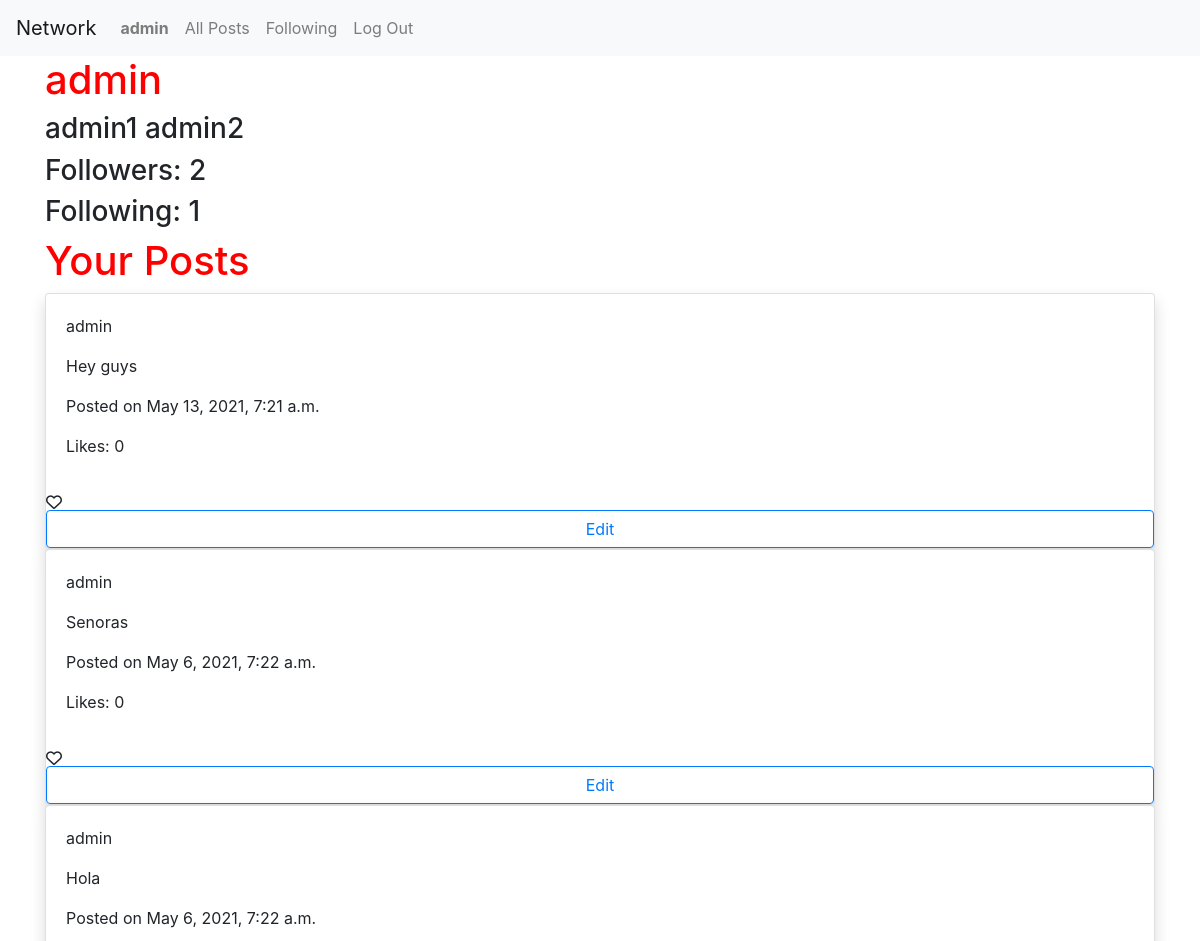
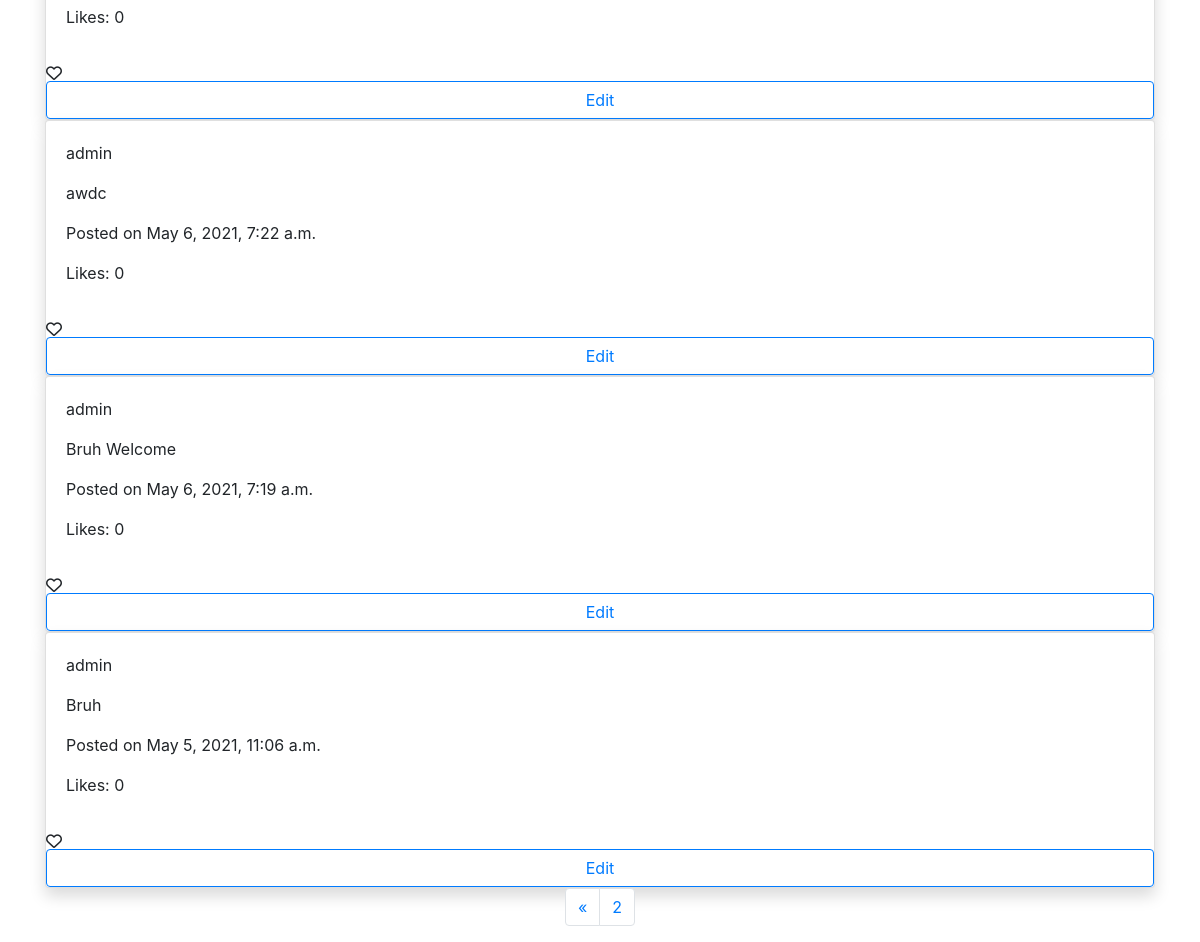
/profile/admin?page=2 (signed in), run on the app's committed database (2 pictures, top to bottom).
### network/models.py (models this page shows, shortened)
class User(AbstractUser):
    pass

class Profile(models.Model):
    user = models.ForeignKey(User, on_delete=models.CASCADE)
    follower = models.ManyToManyField(User, blank=True, related_name="follower_user")
    following = models.ManyToManyField(User, blank=True, related_name="following_user")
    def __str__(self):
        return self.user.username

class Post(models.Model):
    body = models.CharField(max_length=300, blank=True)
    user = models.ForeignKey(User, on_delete=models.CASCADE)
    timestamp = models.DateTimeField(auto_now_add=True)
    likes = models.ManyToManyField(User, blank=True, related_name="liked_user")

### network/views.py (the view)
# urls.py: path("profile/<str:user_id>", views.profile, name="profile"),
@login_required
def profile(request, user_id):
    key_user = User.objects.get(username=user_id)
    key = Profile.objects.get(user=key_user)
    print(key)
    page_posts = Paginator(Post.objects.filter(user=key_user), 10)
    page_number = request.GET.get("page")
    if page_number != None:
        try:
            required_page = page_posts.page(page_number)
        except:
            required_page = page_posts.page(1)
    else:
        required_page = page_posts.page(1)
    return render(request, "network/profile.html", {
        "posts": required_page,
        "profile": key
    })

### network/templates/network/profile.html (shortened to what this page needs)
{% extends "network/layout.html" %}
{% load static %}
{% block body %}
<div class="container">
    <h1>{{ profile.user.username }}</h1>
    <h3>{{ profile.user.get_full_name }}</h3>
    <h3>Followers: <span id="follow-count">{{ profile.follower.count }}</span></h3>
    <h3>Following: {{ profile.following.count }} </h3>
    {% if profile.user != request.user  %}
        {% if user not in profile.follower.all %}
            <button id="follow-btn" class="btn btn-primary" data-user="{{ profile.user.username }}">Follow</button>
        {% else %}
            <button id="follow-btn" class="btn btn-secondary" data-user="{{ profile.user.username }}">Unfollow</button>
        {% endif %}
        <h1>{{ profile.user.username }}'s Posts</h1>
    {%else %}
    <h1>Your Posts</h1>
    {% endif %}
    <div id="content">
        {% for post in posts reversed %}
        <div id="post-{{ post.id }}" class="card shadow">
            <div class="card-body">
                <p>{{post.user.username}}</p>
                <p>{{post.body}}</p>
                <p>Posted on {{ post.timestamp }}</p>
                <p>Likes: {{ post.likes.count }}</p>
            </div>
            <i class="far fa-heart"></i>
            {% if post.user.username == user.username %}
                <button class="btn btn-outline-primary btn-edit" data-id="{{ post.id }}" data-body="{{ post.body }}">Edit</button>
            {% endif %}
        </div>
        {% endfor %}
    </div>
</div>
<nav aria-label="Page navigation example">
    <ul class="pagination justify-content-center">
      {% if posts.has_previous %}
        <li class="page-item">
        <a class="page-link" href="?page={{ posts.previous_page_number }}" aria-label="Previous">
          <span aria-hidden="true">&laquo;</span>
        </a>
      </li>
      {% endif %}
      <li class="page-item"><a class="page-link" href="#">{{ posts.number }}</a></li>
    </ul>
</nav>
{% endblock %}

### network/templates/network/layout.html (shortened to what this page needs)
{% load static %}
<!DOCTYPE html>
<html lang="en">
    <head>
        <link rel="stylesheet" href="https://stackpath.bootstrapcdn.com/bootstrap/4.4.1/css/bootstrap.min.css">
        <link href="{% static 'network/index.css' %}" rel="stylesheet">
    </head>
    <body>
        <nav class="navbar navbar-expand-lg navbar-light bg-light">
            <a class="navbar-brand" href="#">Network</a>
            <div>
              <ul class="navbar-nav mr-auto">
                {% if user.is_authenticated %}
                    <li class="nav-item">
                        <a class="nav-link" href="{% url 'profile' user_id=user.username %}"><strong>{{ user.username }}</strong></a>
                    </li>
                {% endif %}
                <li class="nav-item">
                  <a class="nav-link" href="{% url 'index' %}">All Posts</a>
                </li>
                {% if user.is_authenticated %}
                    <li class="nav-item">
                        <a class="nav-link" href="{% url 'following_page' %}">Following</a>
                    </li>
                    <li class="nav-item">
                        <a class="nav-link" href="{% url 'logout' %}">Log Out</a>
                    </li>
                {% endif %}
              </ul>
            </div>
          </nav>
        <div class="body">
            {% block body %}
            {% endblock %}
        </div>
    </body>
</html>

### network/static/network/index.css (style rules this page uses)
h1 { color: red; }

### data on the page
User: username "admin"
Profile: user.username "admin", user.get_full_name "admin1 admin2", follower.count "2", following.count "1"
Post: user.username "admin", body "Hey guys", timestamp "May 13, 2021, 7:21 a.m.", likes.count "0"
Post: user.username "admin", body "Senoras", timestamp "May 6, 2021, 7:22 a.m.", likes.count "0"
Post: user.username "admin", body "Hola", timestamp "May 6, 2021, 7:22 a.m.", likes.count "0"
Post: user.username "admin", body "awdc", timestamp "May 6, 2021, 7:22 a.m.", likes.count "0"
Post: user.username "admin", body "Bruh Welcome", timestamp "May 6, 2021, 7:19 a.m.", likes.count "0"
Post: user.username "admin", body "Bruh", timestamp "May 5, 2021, 11:06 a.m.", likes.count "0"

### other printed values
{{ posts.number }} "2"
